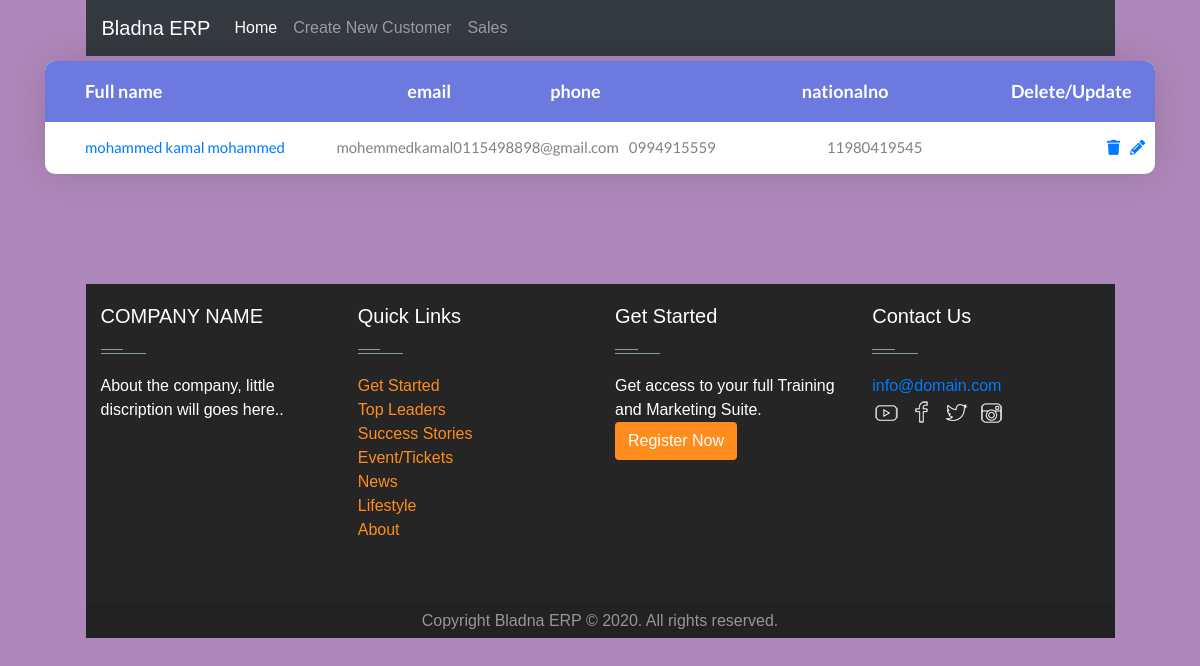
Before: /customer/ with the older database file.
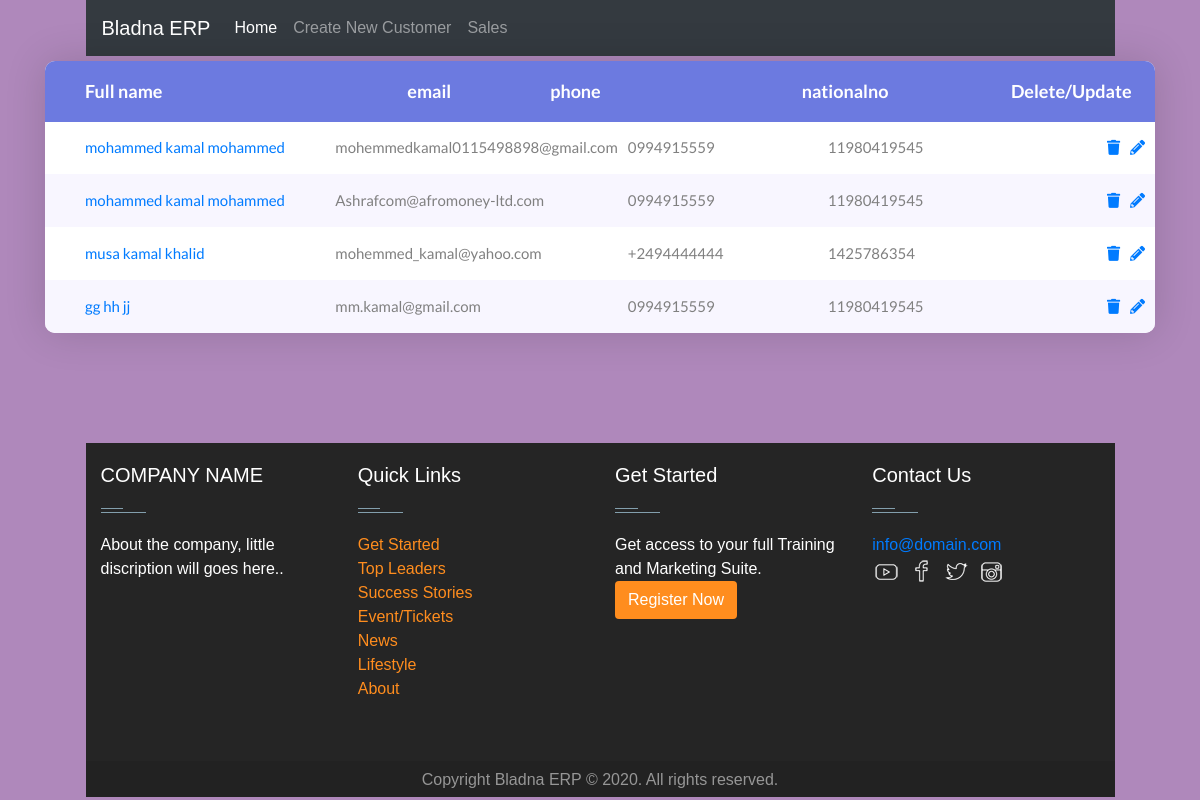
After: the same page with the newer database file.
### Customers/models.py (models this page shows, shortened)
class Customer(models.Model):
    fname   = models.CharField("First name", max_length=50)
    minName = models.CharField("Miduim name", max_length=50)
    lname   = models.CharField("Last name", max_length=50)
    email   = models.EmailField("Email", max_length=254)
    phone   = models.CharField("phone number", max_length=50)
    nationalno = models.CharField("national number", max_length=50)
    class Meta:
        verbose_name = "Customer"
        verbose_name_plural = "Customers"
    def __str__(self):
        return self.fname+" "+self.minName+" "+self.lname

### Customers/views.py (the view)
# urls.py: path('customer/', CustomerListView.as_view(), name='customer-list'),
class CustomerListView(ListView):
    queryset= Customer.objects.all()

### templates/Customers/customer_list.html
{% extends 'TableBase/index.html' %}
{% block  navbartitle %}
                    <li class="nav-item active">
                        <a class="nav-link" href="{% url 'home' %}">Home <span class="sr-only">(current)</span></a>
                    </li>
                    <li class="nav-item">
                      <a class="nav-link" href="{% url 'customer-create' %}">Create New Customer</a>
                    </li>
                    <li class="nav-item">
                        <a class="nav-link" href="{% url 'sale-index' %}">Sales</a>
                      </li>
{% endblock   %}
{% block thead %}
<th class="cell100 column1 text-justify">Full name</th>
<th class="cell100 column2 text-justify">email</th>
<th class="cell100 column3 text-justify">phone<th>
<th class="cell100 column4 text-justify">nationalno</th>
<th class="cell100 column5 text-justify">Delete/Update</th>
{% endblock %}
{% block Tbody %}
 {% for object in object_list %}
<tr class="row100 body text-justify">
    <td class="cell100 column1 text-justify "><a href="{% url 'customer-detail' object.pk %}">{{object}}</a></td>
    <td class="cell100 column2 text-justify">{{object.email}}</td>
    <td class="cell100 column3 text-justify">{{object.phone}}</td>
    <td class="cell100 column4 text-justify">{{object.nationalno}}</td>
    <td class="cell100 column5 text-justify image-responsive"><td><a href="{% url 'customer-delete' object.pk %}" class="fa fa-trash image-responsive "></a>
    </td><td><a href="{% url 'customer-update' object.pk %}" class="fa fa-pencil-alt image-responsive"></a></td></td>
 </tr>
{% endfor %}
{% endblock  %}

### templates/TableBase/index.html (shortened to what this page needs)
{% extends 'Base/base.html' %}
{% block staticFile %}
{% load static %}
<link rel="stylesheet" type="text/css" href="{% static 'css/main.css' %}"/>
<link rel="stylesheet" type="text/css" href="{% static 'css/util.css' %}"/>
<link rel="stylesheet" type="text/css" href="{% static 'css/style.css' %}"/>
{% endblock  %}
{% block blockname %}
            <div class="table100 ver1 m-b-110">
                <div class="table100-head">
                    <table >
                        <thead>
                            <tr class="row100 head text-justify">
                                {% block thead %}{% endblock %}
                            </tr>
                        </thead>
                    </table>
                </div>
                <div class="table100-body ">
                    <table >
                        {% block Tbody %}{% endblock  %}
                    </table>
                </div>
            </div>
{% endblock %}

### templates/Base/base.html (shortened to what this page needs)
<!DOCTYPE html>
<html lang="en">
  <head>
  {% load static %}
  <link rel="stylesheet" type="text/css" href="{% static 'css/bootstrap.min.css' %}"/>
  <link rel="stylesheet" type="text/css" href="{% static 'css/all.css' %}"/>
  <link rel="stylesheet" type="text/css" href="{% static 'css/style.css' %}"/>
   {% block staticFile %}
   {% endblock  %}
</head>
  <div>
  <body>
    <div style="margin-left:10px;margin-right:10px;">
      <div>
        <nav class="navbar navbar-expand-lg navbar-dark bg-dark">
                    {% block object %}
                    <a class="navbar-brand" href="{% url 'home' %}">Bladna ERP</a>
                   {% endblock object %}
                <div class="collapse navbar-collapse" id="navbarNavDropdown">
                  <ul class="navbar-nav">
                    {% block  navbartitle %}{% endblock   %}
                  </ul>
                </div>
        </nav>
                <div class="container">
                 {% block blockname %}{% endblock blockname %}
                  </div>
<footer id="footer" class="footer-1">
  <div class="main-footer widgets-dark typo-light">
  <div class="container">
  <div class="row">
  <div class="col-xs-12 col-sm-6 col-md-3">
  <div class="widget subscribe no-box">
  <h5 class="widget-title">COMPANY NAME<span></span></h5>
  <p>About the company, little discription will goes here.. </p>
  </div>
  </div>
  <div class="col-xs-12 col-sm-6 col-md-3">
  <div class="widget no-box">
  <h5 class="widget-title">Quick Links<span></span></h5>
  <ul class="thumbnail-widget">
  <li>
  <div class="thumb-content"><a href="#.">Get Started</a></div>
  </li>
  <li>
  <div class="thumb-content"><a href="#.">Top Leaders</a></div>
  </li>
  <li>
  <div class="thumb-content"><a href="#.">Success Stories</a></div>
  </li>
  <li>
  <div class="thumb-content"><a href="#.">Event/Tickets</a></div>
  </li>
  <li>
  <div class="thumb-content"><a href="#.">News</a></div>
  </li>
  <li>
  <div class="thumb-content"><a href="#.">Lifestyle</a></div>
  </li>
  <li>
  <div class="thumb-content"><a href="#.">About</a></div>
  </li>
  </ul>
  </div>
  </div>
  <div class="col-xs-12 col-sm-6 col-md-3">
  <div class="widget no-box">
  <h5 class="widget-title">Get Started<span></span></h5>
  <p>Get access to your full Training and Marketing Suite.</p>
  <a class="btn" href="#." target="_blank">Register Now</a>
  </div>
  </div>
  <div class="col-xs-12 col-sm-6 col-md-3">
  <div class="widget no-box">
  <h5 class="widget-title">Contact Us<span></span></h5>
  <p><a href="mailto:info@domain.com" title="glorythemes">info@domain.com</a></p>
  <ul class="social-footer2">
  <li class=""><a title="youtube" target="_blank" href="https://www.youtube.com/"><img alt="youtube" width="30" height="30"></a></li>
  <li class=""><a href="https://www.facebook.com/" target="_blank" title="Facebook"><img alt="Facebook" width="30" height="30"></a></li>
  <li class=""><a href="https://twitter.com" target="_blank" title="Twitter"><img alt="Twitter" width="30" height="30"></a></li>
  <li class=""><a title="instagram" target="_blank" href="https://www.instagram.com/"><img alt="instagram" width="30" height="30"></a></li>
  </ul>
  </div>
  </div>
  </div>
  </div>
  </div>
  <div class="footer-copyright">
  <div class="container">
  <div class="row">
  <div class="col-md-12 text-center">
  <p>Copyright Bladna ERP © 2020. All rights reserved.</p>
  </div>
  </div>
  </div>
  </div>
  </footer>
</div>
  </div>
</div>
  </body>
</html>

### static/css/all.css (style rules this page uses)
.fa, .fas, .far, .fal, .fad, .fab { -moz-osx-font-smoothing: grayscale; -webkit-font-smoothing: antialiased; display: inline-block; font-style: normal; font-variant: normal; text-rendering: auto; line-height: 1; }
.fa-pencil-alt:before { content: "\f303"; }
.fa-trash:before { content: "\f1f8"; }
.fa, .fas { font-family: 'Font Awesome 5 Free'; font-weight: 900; }

### static/css/style.css (style rules this page uses)
footer { margin-left: 75.5px; margin-right: 75.5px; margin-top: 5px; }
body { background-color: rgb(175, 136, 187); }
tr td { text-align: left; }
nav { margin-left: 75.5px; margin-right: 75.5px; margin-bottom: 5px; }
footer .main-footer { padding: 20px 0; background: #252525; }
footer ul { padding-left: 0; list-style: none; }
.footer-copyright { background: #222; padding: 5px 0; }
.footer-copyright p { color: #969696; margin: 2px 0 0; }
.widget { padding: 20px; margin-bottom: 40px; }
.widget.no-box { padding: 0; background-color: transparent; margin-bottom: 40px; box-shadow: none; -webkit-box-shadow: none; -moz-box-shadow: none; -ms-box-shadow: none; -o-box-shadow: none; }
.widget.subscribe p { margin-bottom: 18px; }
.widget li a { color: #ff8d1e; }
.widget-title { margin-bottom: 20px; }
.widget-title span { background: #839FAD none repeat scroll 0 0;display: block; height: 1px;margin-top: 25px;position: relative;width: 20%; }
.widget-title span::after { background: inherit;content: "";height: inherit; position: absolute;top: -4px;width: 50%; }
.typo-light h1, .typo-light h2, .typo-light h3, .typo-light h4, .typo-light h5, .typo-light h6, .typo-light p, .typo-light div, .typo-light span, .typo-light small { color: #fff; }
ul.social-footer2 { margin: 0;padding: 0; width: auto; }
ul.social-footer2 li { display: inline-block;padding: 0; }
ul.social-footer2 li a { display: block; height:30px;width: 30px;text-align: center; }
.btn { background-color: #ff8d1e; color:#fff; }

### static/css/main.css (style rules this page uses)
* { margin: 0px; padding: 0px; box-sizing: border-box; }
body, html { height: 100%; font-family: sans-serif; }
a { margin: 0px; transition: all 0.4s; -webkit-transition: all 0.4s; -o-transition: all 0.4s; -moz-transition: all 0.4s; }
h1,h2,h3,h4,h5,h6 { margin: 0px; }
p { margin: 0px; }
ul, li { margin: 0px; list-style-type: none; }
.table100 { background-color: #fff; }
table { width: 100%; }
th, td { font-weight: unset; padding-right: 10px; }
.column1 { width: 33%; padding-left: 40px; }
.column2 { width: 13%; }
.column3 { width: 22%; }
.column4 { width: 19%; }
.column5 { width: 13%; }
.table100-head th { padding-top: 18px; padding-bottom: 18px; }
.table100-body td { padding-top: 16px; padding-bottom: 16px; }
.table100 { position: relative; padding-top: 60px; }
.table100-head { position: absolute; width: 100%; top: 0; left: 0; }
.table100-body { max-height: 585px; overflow: auto; }
.table100.ver1 th { font-family: Lato-Bold; font-size: 18px; color: #fff; line-height: 1.4; background-color: #6c7ae0; }
.table100.ver1 td { font-family: Lato-Regular; font-size: 15px; color: #808080; line-height: 1.4; }
.table100.ver1 .table100-body tr:nth-child(even) { background-color: #f8f6ff; }
.table100.ver1 { border-radius: 10px; overflow: hidden; box-shadow: 0 0px 40px 0px rgba(0, 0, 0, 0.15); -moz-box-shadow: 0 0px 40px 0px rgba(0, 0, 0, 0.15); -webkit-box-shadow: 0 0px 40px 0px rgba(0, 0, 0, 0.15); -o-box-shadow: 0 0px 40px 0px rgba(0, 0, 0, 0.15); -ms-box-shadow: 0 0px 40px 0px rgba(0, 0, 0, 0.15); }

Changed rows visible on the page:
added Customer: fname+minName+lname "mohammed kamal mohammed", email "Ashrafcom@afromoney-ltd.com", phone "0994915559", nationalno "11980419545"
added Customer: fname+minName+lname "musa kamal khalid", email "mohemmed_kamal@yahoo.com", phone "+2494444444", nationalno "1425786354"
added Customer: fname+minName+lname "gg hh jj", email "mm.kamal@gmail.com", phone "0994915559", nationalno "11980419545"
